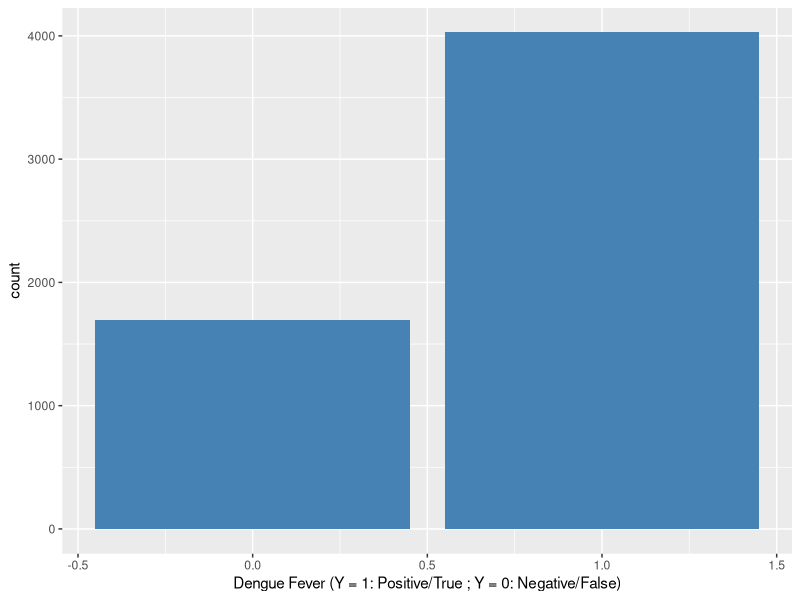
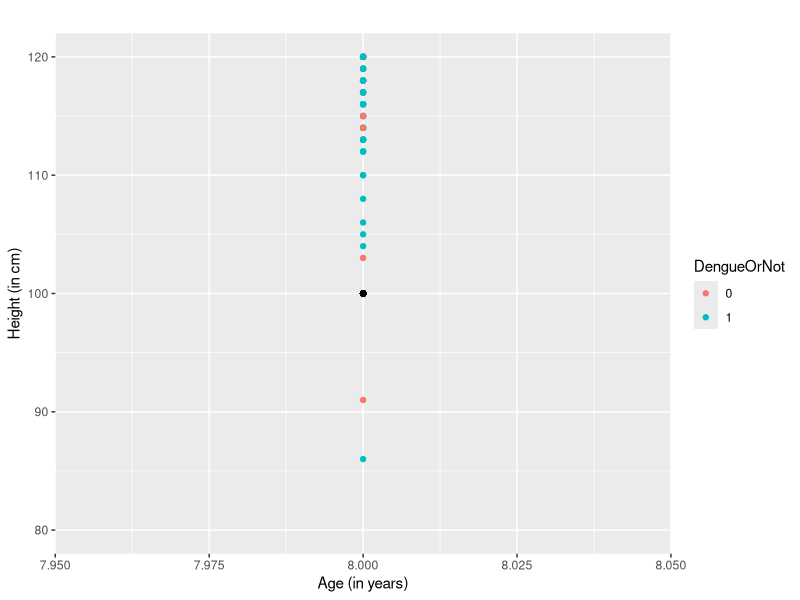
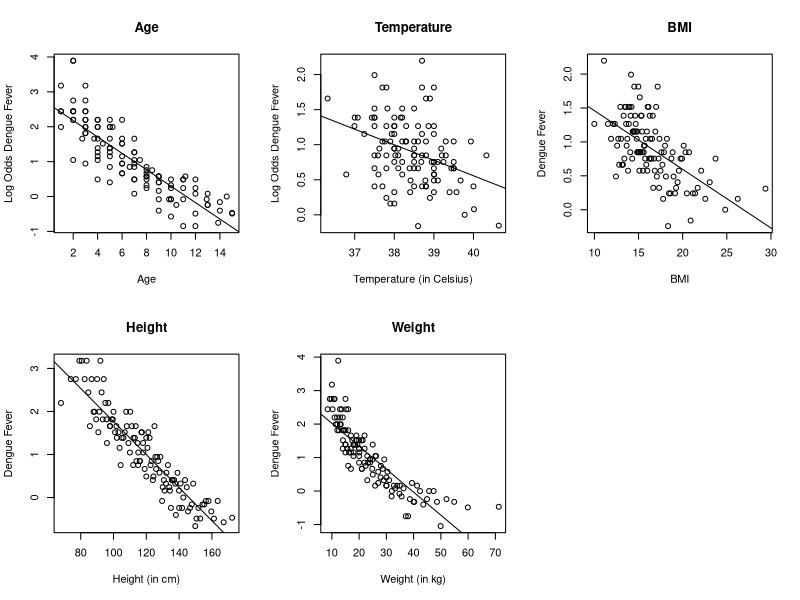
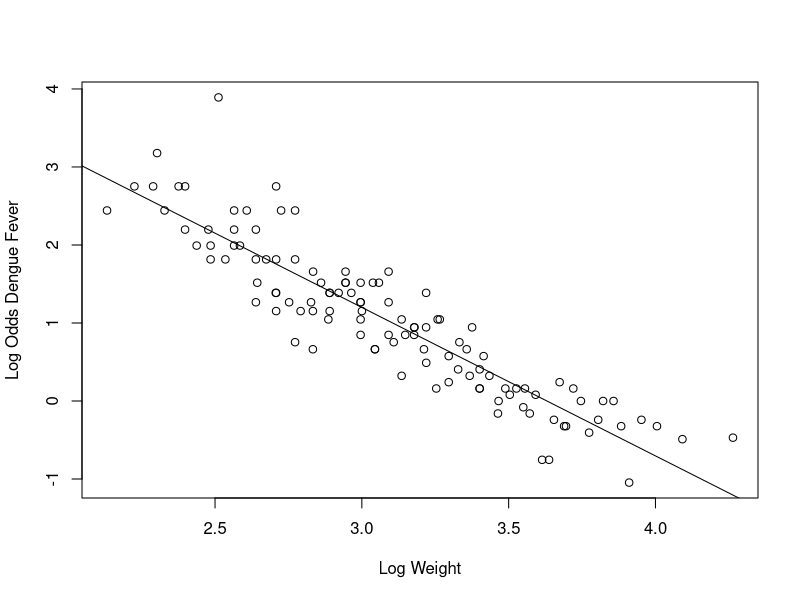
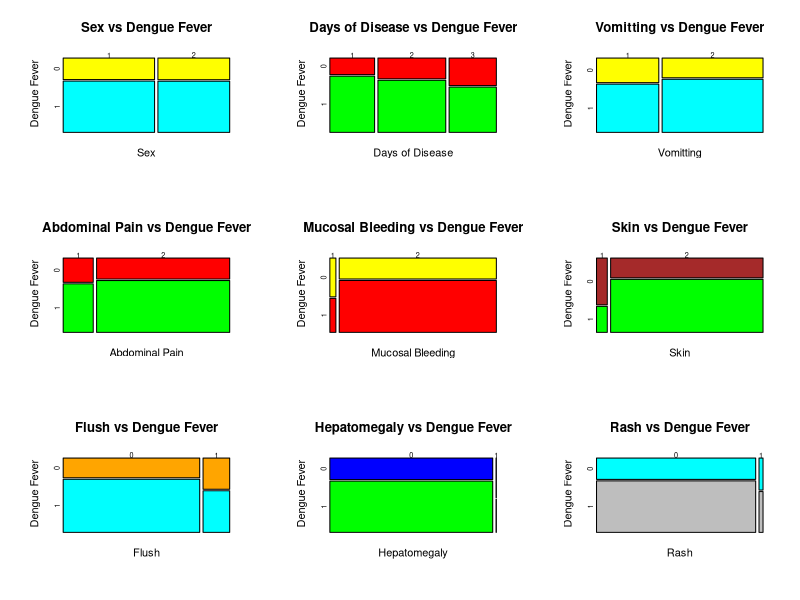

These charts were generated, in order, by the following R code:
## ---- chunk 1
knitr::opts_chunk$set(echo = TRUE)
set.seed(114514)
## ---- chunk 2
# load the data from the dataset
dengue <- read.csv("../Project_1/dengueData.csv", header = TRUE)
## ---- chunk 3
# data cleaning & label analysis

# total number of features
numFeatures <- ncol(dengue)

# construct the barplot of the label

# import the ggplot2 for plotting
suppressMessages(library(ggplot2))   
ggplot(dengue, aes(x=Y)) + geom_bar(fill='steelblue') +
  labs(x='Dengue Fever (Y = 1: Positive/True ; Y = 0: Negative/False)', main = " ")
## ---- chunk 4
# Data Cleaning

# total number of observations
n <- nrow(dengue)
dengueClean <- na.omit(dengue)
nclean <- nrow(dengueClean)           

# number of observations before/after
nobs <- matrix(c(n,nclean), nrow = 2, ncol = 1)
rownames(nobs) <- c("Before Cleaning", "After Cleaning")

# table of observations before/after the cleaning
knitr::kable(nobs, col = "Num Observations",caption = "Data Cleaning")
## ---- chunk 5
# Example of KNN using Age and Height

# create the exampleSet with the feature: Age and Height with label Y
exampleSet <- dengueClean[,c(2,10,15)]

# reset the names, especially for the label Y
colnames(exampleSet) = c("Age", "Height", "DengueOrNot")  
# set the labels as character for later naming in the plot
exampleSet$DengueOrNot <- as.character(exampleSet$DengueOrNot)  

# create the train-test set with train-test 80:20 split method 
# (I may not use this one in later modeling, but it serve as an efficient example)
set.seed(114514)  # set the seed everytime you need sampling
exampleTestRow <- sample(1:nrow(exampleSet), nrow(exampleSet)*0.2)

exampleTest <- exampleSet[exampleTestRow,]  # create the testing data
exampleTrain <- exampleSet[-exampleTestRow,]  # create the training data

# create the KNN model
suppressMessages(library(class))
# when train the model, read only the features and add the labels for the 
# train set for parameter cl the model is to predict the Y value of the test
results <- knn(train = exampleTrain[,c(1,2)], 
               test = exampleTest[,c(1,2)], 
               cl = exampleTrain$DengueOrNot, k = 5)
## ---- chunk 6
# Prediction Making with Scatterplot

# import the ggplot2 for plotting the empirical logit plot while suppressing 
# useless warning information
suppressMessages(library(ggplot2))   
ggplot(exampleSet, aes(x=Age, y = Height, color = DengueOrNot)) + geom_point() + 
  labs(title =" ", x = "Age (in years)", y = "Height (in cm)") + 
  xlim(8,8) + ylim(80, 120) + geom_point(aes(x=8, y=100), colour="black")
## ---- chunk 7
### prediction making via KNN model

# Given that a child has age = 8 and 100 cm tall, we could set them as test set 
# and make prediction
singleTest <- c(8,100)
# print(singleTest)
 # predict the test set with trained model
results <- knn(train = exampleTrain[,c(1,2)], test = singleTest, 
               cl = exampleTrain$DengueOrNot, k = 5) 
## ---- chunk 8
set.seed(114514)
# train-test split
# randomly sample the numbers from an ordered vector from 1 to 5726 to represent the 
# row indices for the testing set, later we could directly slice the data with the 
# indices collected here
testRow <- sample(1:nrow(dengueClean), nrow(dengueClean)*0.2)   

# creating the test set with observations with indices in testRow vector 
# (20% of total data)
newTest <- dengueClean[testRow,]  
# sprintf("Num observations in test set: %d", nrow(newTest))
# creating the training set with observations with indices not in testRow vector 
# (80% of total data)
newTrain <- dengueClean[-testRow,]
# sprintf("Num observations in training set: %d", nrow(newTrain))

# find the number of true dengue fever people (Y = 1) and 
# true non-dengue people (Y = 0)
# find the number of positive dengue cases in newTest
trueDengueS <- which(newTest$Y == 1)
ntrueDengueS <- length(trueDengueS)
# sprintf("True Dengue Number in test set: %d", ntrueDengueS)

# find the number of negative dengue cases in newTest
trueNotDengueS <- which(newTest$Y == 0)
ntrueNotDengueS <- length(trueNotDengueS)
# sprintf("True Not Dengue Number in test set: %d", ntrueNotDengueS)

# create the table for the observation numbers in each sets
nobsSplit <- c(nrow(newTest), nrow(newTrain), ntrueDengueS, ntrueNotDengueS)
nobsSplit <- matrix(nobsSplit, nrow = 4, ncol = 1)
rownames(nobsSplit) <- c("Num observations in test set", 
                         "Num observations in training set", 
                         "True Dengue Number in test set", 
                         "True Not Dengue Number in test set")
knitr::kable(nobsSplit, col = "Count", 
             caption = "Observations in Train/Test Sets & True/False Counts")
## ---- chunk 9
# create the KNN model
library(class)

# initialize the repository of the result
# because there are totally 4 different values of the k, so the data should 
# have 4 sets of K and geometric means
splitResult <- data.frame("K" = rep(NA, 4), "GMean" = rep(NA,4))

# create the index of the splitResult
j = 1

# the train and test data should include all features, 
# which is the columns from 1 to 14
for (i in c(3, 5, 7, 9)) {
  # loop over tuning variable k with different values, 
  # record the information in splitResult
  results <- knn(train = newTrain[,c(1:14)], 
                 test = newTest[,c(1:14)], 
                 cl = newTrain$Y, k = i)
  splitResult$K[j] = i
  
  # sensitivity
  sensitivity = sum(results[trueDengueS] == 1)/ntrueDengueS
    
  # specificity
  specificity = sum(results[trueNotDengueS] == 0)/ntrueNotDengueS  
  
  # calculate the geometric mean with two metrics above
  splitResult$GMean[j] = round(sqrt(sensitivity*specificity), 3)
  
  j = j + 1 # so that it sets the index for splitResult
}

# create the table for the results
knitr::kable(splitResult, col.names = c("K", "Geometric Mean"), 
             caption= "Models with different k values with train-test split method")
## ---- chunk 10
# resampling the data with a different seed
set.seed(1919810)

testRow <- sample(1:nrow(dengueClean), nrow(dengueClean)*0.2)   

# creating the test set with observations with indices in testRow vector 
# (20% of total data)
newTest <- dengueClean[testRow,]  
# sprintf("Num observations in test set: %d", nrow(newTest))
# creating the training set with observations with indices not in testRow vector 
# (80% of total data)
newTrain <- dengueClean[-testRow,]
# sprintf("Num observations in training set: %d", nrow(newTrain))

# find the number of true dengue fever people (Y = 1) and 
# true non-dengue people (Y = 0)
# find the number of positive dengue cases in newTest
trueDengueS <- which(newTest$Y == 1)
ntrueDengueS <- length(trueDengueS)
# sprintf("True Dengue Number in test set: %d", ntrueDengueS)

# find the number of negative dengue cases in newTest
trueNotDengueS <- which(newTest$Y == 0)
ntrueNotDengueS <- length(trueNotDengueS)
# sprintf("True Not Dengue Number in test set: %d", ntrueNotDengueS)



# create the KNN model
library(class)

# initialize the repository of the result
# because there are totally 4 different values of the k, so the data 
# should have 4 sets of K and geometric means
splitResult <- data.frame("K" = rep(NA, 4), "GMean" = rep(NA,4))

# create the index of the splitResult
j = 1

# the train and test data should include all features, which is the columns from 1 to 14
for (i in c(3, 5, 7, 9)) {
  # loop over tuning variable k with different values, record the 
  # information in splitResult
  results <- knn(train = newTrain[,c(1:14)], 
                 test = newTest[,c(1:14)], 
                 cl = newTrain$Y, k = i)
  splitResult$K[j] = i
  
  # sensitivity
  sensitivity = sum(results[trueDengueS] == 1)/ntrueDengueS
    
  # specificity
  specificity = sum(results[trueNotDengueS] == 0)/ntrueNotDengueS  
  
  # calculate the geometric mean with two metrics above
  splitResult$GMean[j] = round(sqrt(sensitivity*specificity), 3)
  
  j = j + 1 # so that it sets the index for splitResult
}

# create the table for the results
knitr::kable(splitResult, col.names = c("K", "Geometric Mean"), 
             caption= "Models with Resampled Data")

## ---- chunk 11
# make predictions with k = 5
resultk5 <- knn(train = newTrain[,c(1:14)], 
                test = newTest[,c(1:14)], 
                cl = newTrain$Y, k = 5)

# confusion matrix
knitr::kable(table(resultk5, newTest$Y), 
             caption= "Confusion Matrix of KNN", 
             col = c("True Not Dengue", "True Dengue"))
## ---- chunk 12
# K-fold Cross Validation: fold creation
# I will apply 10 fold cross validation because there are 5726 total data, which is very large

# record the validation result for different k values
validResult <- data.frame("K" = rep(NA, 4), "GMean" = rep(NA, 4))

# define the number of observations
n <- nrow(dengueClean)

# create the folds
pool <- rep(1:10, ceiling(n/10))

# for convenience purpose, reset the seed here
set.seed(114514)
# randomly assign elements in pool to folds so that fold could contain index of 
# observations to be sampled from dengueClean
folds <- sample(pool,n) 

# create the storage space
storageDenK <- data.frame("YHat" = rep(NA,nrow(dengueClean)))   
# this one was necessary because it will return all prediction data with dim = [5726, 1]
# however, we don't really need all information here, so I will not print and 
# interpret the results
# of storageDenK here.

library(class)  # import the class package for knn

j = 1 # index purpose

for (i in c(3, 5, 7, 9)) {
  validResult$K[j] = i;
  for (f in c(1:10)) {
    # find the data in fold f
    infold <- which(folds ==f)
    
    # define the train and test data sets
    newTrain <- dengueClean[-infold,]
    newTest <- dengueClean[infold,]
    
    # find the number of positive & negative dengue cases in newTest
    ntrue <- length(which(newTest$Y == 1))
    ntrueNot <- length(which(newTest$Y == 0))
    
    # make predictions 
    k_preds <- knn(newTrain[,c(1:14)], newTest[,c(1:14)], cl = newTrain$Y, k = i)
    
    # sensitivity
    sensitivity = sum(k_preds[which(newTest$Y == 1)] == 1)/ntrue
      
    # specificity
    specificity = sum(k_preds[which(newTest$Y == 0)] == 0)/ntrueNot
    
    # calculate the geometric mean with two metrics above
    validResult$GMean[j] = round(sqrt(sensitivity*specificity), 3)
  
    # store predictions
    storageDenK$YHat[infold] <- k_preds
  }
  j = j + 1
}

knitr::kable(validResult, col.names = c("K", "Geometric Mean"), 
             caption= "Models with different k values with 10-Fold Cross Validation")
## ---- chunk 13
# confusion matrix of k = 9
knitr::kable(table(storageDenK$YHat, dengueClean$Y), 
             caption= "Confusion matrix (fold=10) of DengueClean", 
             col = c("True Not Dengue", "True Dengue"))
## ---- chunk 14
# print the type of features: categorical or numerical
# aa to store the feature name and range
aa <- data.frame("Feature" = rep(NA, ncol(dengueClean)-1), 
                 "RangeBegin" = rep(NA, ncol(dengueClean)-1), 
                 "RangeEnd" = rep(NA, ncol(dengueClean)-1))

for (i in c(1:14)) {
  aa$Feature[i] = colnames(dengueClean)[i]
  rr = range(dengueClean[colnames(dengueClean)[i]])
  aa$RangeBegin[i] = rr[1]
  aa$RangeEnd[i] = rr[2]
}

knitr::kable(aa, 
             col.names = c("feature", "range begin", "range end"), 
             caption= "Feature Range")

## ---- chunk 15
# convert DayDisease to categorical feature
dengueClean$DayDisease <- as.factor(dengueClean$DayDisease)
## ---- chunk 16
# function for the empirical logit plot
emplogitPlot <- function(x, y, binsize = NULL, ci = FALSE, probit = FALSE,
prob = FALSE, main = NULL, xlab = "", ylab = "", lowess.in = FALSE){
  # x         vector with values of the independent variable
  # y         vector of binary responses
  # binsize   integer value specifying bin size (optional)
  # ci        logical value indicating whether to plot approximate
  #           confidence intervals (not supported as of 02/08/2015)
  # probit    logical value indicating whether to plot probits instead
  #           of logits
  # prob      logical value indicating whether to plot probabilities
  #           without transforming
  #
  # the rest are the familiar plotting options
  
  if(class(y) =="character"){
   y <- as.numeric(as.factor(y))-1
   }
  
  if (length(x) != length(y))
    stop("x and y lengths differ")
  if (any(y < 0 | y > 1))
    stop("y not between 0 and 1")
  if (length(x) < 100 & is.null(binsize))
    stop("Less than 100 observations: specify binsize manually")
  
  if (is.null(binsize)) binsize = min(round(length(x)/10), 50)
  
  if (probit){
    link = qnorm
    if (is.null(main)) main = "Empirical probits"
  } else {
    link = function(x) log(x/(1-x))
    if (is.null(main)) main = "Empirical logits"
  }
  
  sort = order(x)
  x = x[sort]
  y = y[sort]
  a = seq(1, length(x), by=binsize)
  b = c(a[-1] - 1, length(x))
  
  prob = xmean = ns = rep(0, length(a)) # ns is for CIs
  for (i in 1:length(a)){
    range = (a[i]):(b[i])
    prob[i] = mean(y[range])
    xmean[i] = mean(x[range])
    ns[i] = b[i] - a[i] + 1 # for CI 
  }
  
  extreme = (prob == 1 | prob == 0)
  prob[prob == 0] = min(prob[!extreme])
  prob[prob == 1] = max(prob[!extreme])
  
  g = link(prob) # logits (or probits if probit == TRUE)
  
  linear.fit = lm(g[!extreme] ~ xmean[!extreme])
  b0 = linear.fit$coef[1]
  b1 = linear.fit$coef[2]
  
  loess.fit = loess(g[!extreme] ~ xmean[!extreme])
  
  plot(xmean, g, main=main, xlab=xlab, ylab=ylab)
  abline(b0,b1)
  if(lowess.in ==TRUE){
  lines(loess.fit$x, loess.fit$fitted, lwd=2, lty=2)
  }
}
## ---- chunk 17
# cluster of mosaic plots
op <- par( mfrow = c(2,3))

emplogitPlot(x=dengueClean[,2], y=dengueClean$Y, 
             xlab = "Age", 
             ylab = "Log Odds Dengue Fever", 
             main = "Age")

# emplogitPlot between Temperature and Dengue Fever
  emplogitPlot(x=dengueClean[,8], y=dengueClean$Y, 
             xlab = "Temperature (in Celsius)", 
             ylab = "Log Odds Dengue Fever", 
             main = "Temperature")


# empirical logit plot between BMI and Dengue Fever
  emplogitPlot(x=dengueClean[,9], y=dengueClean$Y, 
             xlab = "BMI", 
             ylab = "Dengue Fever", 
             main = "BMI")


# empirical logit plot between Height and Dengue Fever
  emplogitPlot(x=dengueClean[,10], y=dengueClean$Y, 
             xlab = "Height (in cm)", 
             ylab = "Dengue Fever", 
             main = "Height")


# empirical logit plot between Weight and Dengue Fever
  emplogitPlot(x=dengueClean[,11], y=dengueClean$Y, 
             xlab = "Weight (in kg)", 
             ylab = "Dengue Fever", 
             main = "Weight")
par(op)
## ---- chunk 18
emplogitPlot(x=log(dengueClean$Weight), y=dengueClean$Y, 
             xlab = "Log Weight", 
             ylab = "Log Odds Dengue Fever", 
             main = " ")
## ---- chunk 19
senpai <- cor(dengueClean[,c(2,8,9,10,11)])
knitr::kable(senpai, caption = "Correlation Matrix of Numerical Variables")
## ---- chunk 20
op <- par(mfrow=c(3,3))

# dengue fever here is not log odds
mosaicplot(dengueClean$Sex  ~ dengueClean$Y, 
           col = c("yellow", "cyan"),xlab = "Sex", 
           ylab = "Dengue Fever", main = "Sex vs Dengue Fever")
mosaicplot(dengueClean$DayDisease  ~ dengueClean$Y, 
           col = c("red", "green"),xlab = "Days of Disease", 
           ylab = "Dengue Fever", main = "Days of Disease vs Dengue Fever")
mosaicplot(dengueClean$Vomiting  ~ dengueClean$Y, 
           col = c("yellow", "cyan"),xlab = "Vomitting", 
           ylab = "Dengue Fever", main = "Vomitting vs Dengue Fever")
mosaicplot(dengueClean$Abdo  ~ dengueClean$Y, 
           col = c("red", "green"),xlab = "Abdominal Pain", 
           ylab = "Dengue Fever", main = "Abdominal Pain vs Dengue Fever")

mosaicplot(dengueClean$Muco  ~ dengueClean$Y, 
           col = c("yellow", "red"),xlab = "Mucosal Bleeding", 
           ylab = "Dengue Fever", main = "Mucosal Bleeding vs Dengue Fever")
mosaicplot(dengueClean$Skin  ~ dengueClean$Y, 
           col = c("brown", "green"),xlab = "Skin", 
           ylab = "Dengue Fever", main = "Skin vs Dengue Fever")
# we need to convert True/False categories into numerical expressions (0/1)
mosaicplot(as.numeric(dengueClean$Flush)  ~ dengueClean$Y, 
           col = c("orange", "cyan"),xlab = "Flush", 
           ylab = "Dengue Fever", main = "Flush vs Dengue Fever")
mosaicplot(as.numeric(dengueClean$Hepatomegaly)  ~ dengueClean$Y, 
           col = c("blue", "green"),xlab = "Hepatomegaly", 
           ylab = "Dengue Fever", main = "Hepatomegaly vs Dengue Fever")
mosaicplot(as.numeric(dengueClean$Rash)  ~ dengueClean$Y, 
           col = c("cyan", "gray"),xlab = "Rash", 
           ylab = "Dengue Fever", main = "Rash vs Dengue Fever")
par(op)
## ---- chunk 21
# Model Building: m1

# make the model and print the coefficient at the end
m1 <- glm(as.factor(Y) ~ DayDisease + Vomiting + Abdo + 
            Muco + Skin + Flush + Rash + Age + Temp + BMI, 
          data = dengueClean, family = "binomial")

# summarize the information of the model
knitr::kable(round(summary(m1)$coefficients,3), 
             caption = "Coefficients Table of Logistic Model 1")  
## ---- chunk 22
# Model Building: m2
# Check the deviance
m2 <- glm(as.factor(Y) ~ DayDisease + Vomiting + Skin + Flush + Age + 
            Temp + BMI, data = dengueClean, family = "binomial")
knitr::kable(round(summary(m2)$coefficients,3), 
             caption = "Coefficients Table of Logistic Model 2")  
## ---- chunk 23
# AIC table between the m1 and m2
aic <-c(AIC(m1),AIC(m2))
aic <- matrix(aic, nrow = 2, ncol = 1)   # create the matrix
rownames(aic) <- c("Model 1", "Model 2")  # rename the columns

# table
knitr::kable(aic, col = "AIC values", caption = "AIC Table of M1 & M2")
## ---- chunk 24
# we will put the same train-test data as previous so that it is easier 
# to compare the outcomes and thus the relationship between two variables
set.seed(114514)
# train-test split
# randomly sample the numbers from an ordered vector from 1 to 5726 to represent the 
# row indices for the testing set, later we could directly slice the data with the 
# indices collected here
testRow <- sample(1:nrow(dengueClean), nrow(dengueClean)*0.2)   

# creating the test set with observations with indices in testRow vector 
# (20% of total data)
newTest <- dengueClean[testRow,]  

# creating the training set with observations with indices not in testRow vector 
# (80% of total data)
newTrain <- dengueClean[-testRow,]

# find the number of positive dengue cases in newTest
trueDengueS <- which(newTest$Y == 1)
ntrueDengueS <- length(trueDengueS)

# find the number of negative dengue cases in newTest
trueNotDengueS <- which(newTest$Y == 0)
ntrueNotDengueS <- length(trueNotDengueS)
## ---- chunk 25
# predict the Y of the testing set with threshold 0.5

# If p >= 0.5, it should be dengue fever, if p <= 0.5, not dengue fever
probabilities <- predict(m2, newdata = newTest, type = "resp")
predicted.Y <- ifelse(probabilities >= 0.5, "1", "0") # classify the result
    
# print(length(which(predicted.Y == 0)))
# print(length(which(predicted.Y == 1)))
## ---- chunk 26
# confusion matrix
knitr::kable(table(predicted.Y, newTest$Y), 
             caption= "Confusion Matrix of Logistic Regression", 
             col = c("True Not Dengue", "True Dengue"))
